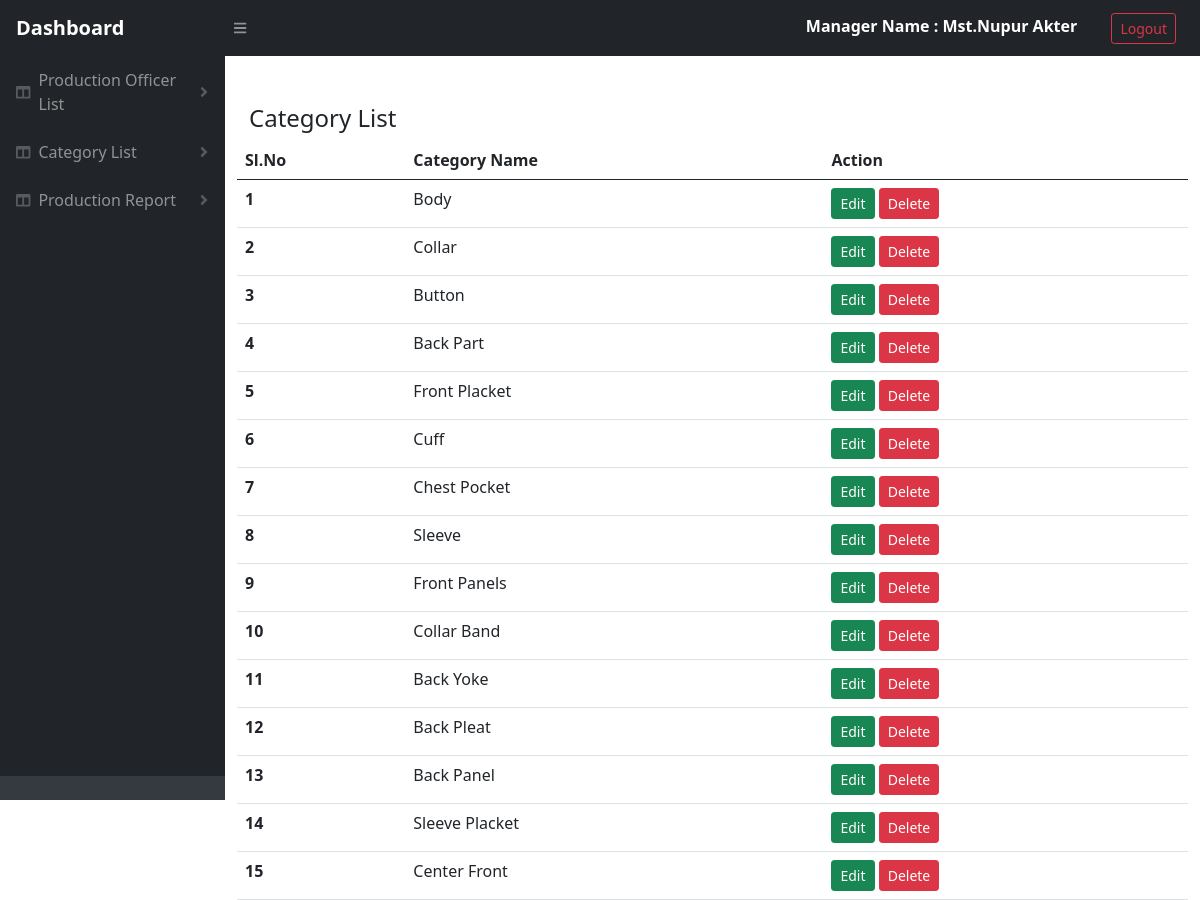
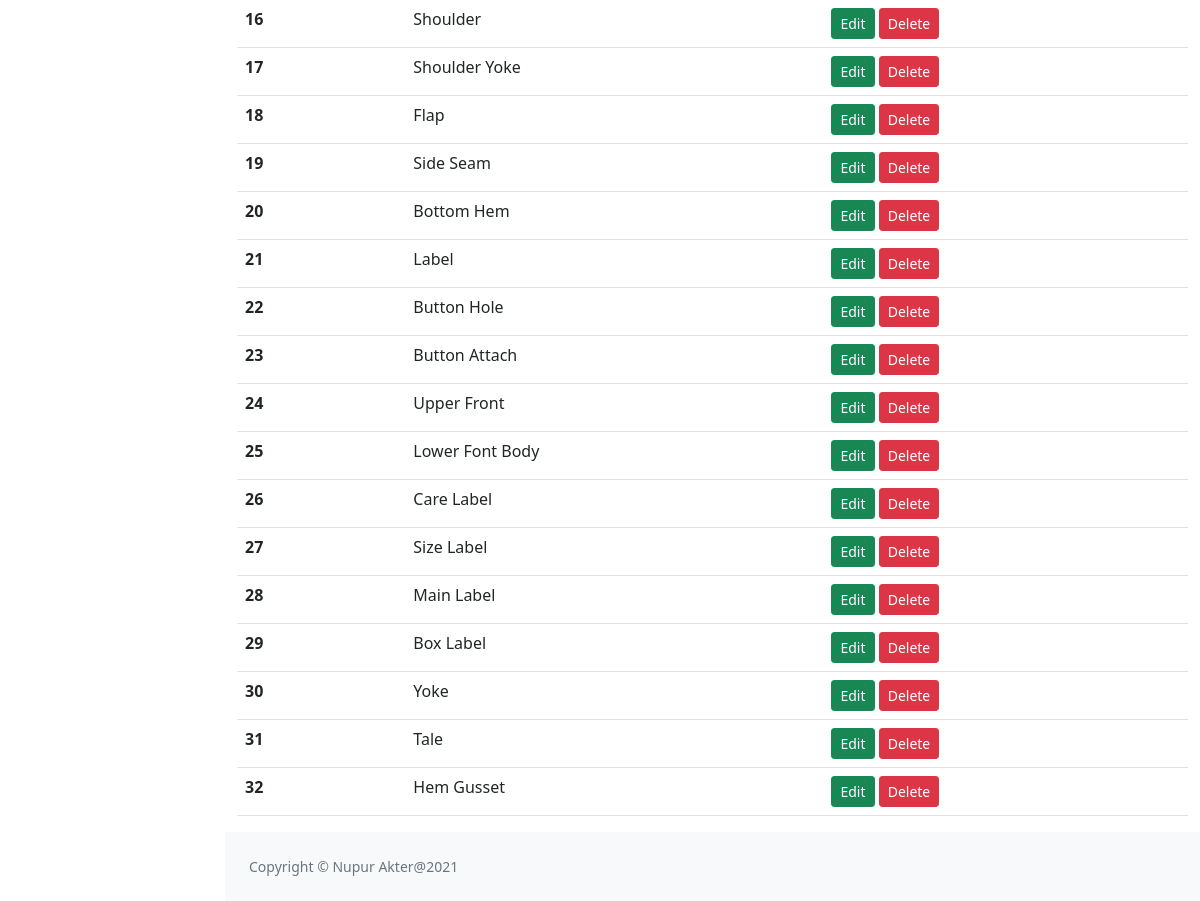
Page /old/admin/category_list.php (signed in) on the committed database (2 pictures, top to bottom).
### tables this page shows
CREATE TABLE `tbl_category` (
  `cat_id` int(11) NOT NULL,
  `category_name` varchar(200) NOT NULL
);

### old/admin/category_list.php (the view)
<?php
  require_once('header.php');
  require_once('side_bar.php');
?>
       <div id="layoutSidenav_content">
                <main>
                    <div class="container-fluid px-4">
                        <h4 class="mt-4">Category List</h4>
                        <div class="row">
                        <table class="table" id="datatablesSimple">
                                <thead>
                                   <tr>
                                      <th scope="col">Sl.No</th>
                                      <th scope="col">Category Name</th>
                                      <th scope="col">Action</th>
                                   </tr>
                                </thead>
                              <tbody>
                              <?php
                                  $selct_production=" SELECT * FROM `tbl_category`";
                                   $run = mysqli_query($con,$selct_production);
                                   if($run){
                                      $count ="1";
                                   while($res = mysqli_fetch_array($run)){  ?>
                                     <tr>
                                      <th scope="row"><?php echo $count++; ?></th>
                                      <td><?php  echo $res['category_name'];?></td>
                                      <td><a class="btn btn-success btn-sm" href="">Edit</a> <a class="btn btn-sm btn-danger" href="">Delete</a></td>
                                   </tr>
                                <?php
                                  } }
                                ?>
                          </tbody>
                    </table>
                </div>
            </div>
        </main>
<?php
  require_once('footer.php');
?>

### old/admin/header.php (shortened to what this page needs)
<!DOCTYPE html>
<html lang="en">
    <head>
        <link rel="stylesheet" href="https://stackpath.bootstrapcdn.com/bootstrap/5.0.0-alpha1/css/bootstrap.min.css">
        <link href="https://cdn.jsdelivr.net/npm/simple-datatables@latest/dist/style.css" rel="stylesheet" />
        <link href="css/styles.css" rel="stylesheet" />
    </head>
    <body class="sb-nav-fixed">
        <nav class="sb-topnav navbar navbar-expand navbar-dark bg-dark">
            <a class="navbar-brand ps-3" href="index.php"><strong> Dashboard </strong></a>
            <button class="btn btn-link btn-sm order-1 order-lg-0 me-4 me-lg-0" id="sidebarToggle" href="#!"><i class="fas fa-bars"></i></button>
            <ul class="navbar-nav ms-auto ms-md-0 me-3 me-lg-4">
                <li class="nav-item dropdown">
                  <b style="color:white; margin-right:30px">Manager Name : <?php echo $_SESSION['manager_name'];?></b> <a class="btn btn-outline-danger btn-sm" href="logout.php">Logout</a>
                </li>
            </ul>
        </nav>

### old/admin/side_bar.php (shortened to what this page needs)
<div id="layoutSidenav">
            <div id="layoutSidenav_nav">
                <nav class="sb-sidenav accordion sb-sidenav-dark" id="sidenavAccordion">
                    <div class="sb-sidenav-menu">
                        <div class="nav">
                            <a class="nav-link collapsed" href="#" data-bs-toggle="collapse" data-bs-target="#Add_student_info" aria-expanded="false" aria-controls="collapseLayouts">
                                <div class="sb-nav-link-icon"><i class="fas fa-columns"></i></div>
                                Production Officer List
                                <div class="sb-sidenav-collapse-arrow"><i class="fas fa-angle-down"></i></div>
                            </a>
                            <a class="nav-link collapsed" href="#" data-bs-toggle="collapse" data-bs-target="#category" aria-expanded="false" aria-controls="collapseLayouts">
                                <div class="sb-nav-link-icon"><i class="fas fa-columns"></i></div>
                                  Category List
                                <div class="sb-sidenav-collapse-arrow"><i class="fas fa-angle-down"></i></div>
                            </a>
                            <a class="nav-link collapsed" href="" data-bs-toggle="collapse" data-bs-target="#report" aria-expanded="false" aria-controls="collapseLayouts">
                                <div class="sb-nav-link-icon"><i class="fas fa-columns"></i></div>
                                  Production Report
                                <div class="sb-sidenav-collapse-arrow"><i class="fas fa-angle-down"></i></div>
                            </a>
                        </div>
                    </div>
                    <div class="sb-sidenav-footer">
                    </div>
                </nav>
            </div>

### old/admin/footer.php (shortened to what this page needs)
                  <footer class="py-4 bg-light mt-auto">
                    <div class="container-fluid px-4">
                        <div class="d-flex align-items-center justify-content-between small">
                            <div class="text-muted">Copyright &copy; Nupur Akter@2021</div>
                        </div>
                    </div>
                </footer>
            </div>
        </div>
    </body>
</html>

### rows in the picture
tbl_category: category_name "Body"
tbl_category: category_name "Collar"
tbl_category: category_name "Button"
tbl_category: category_name "Back Part"
tbl_category: category_name "Front Placket"
tbl_category: category_name "Cuff"
tbl_category: category_name "Chest Pocket"
tbl_category: category_name "Sleeve"
tbl_category: category_name "Front Panels"
tbl_category: category_name "Collar Band"
tbl_category: category_name "Back Yoke"
tbl_category: category_name "Back Pleat"
tbl_category: category_name "Back Panel"
tbl_category: category_name "Sleeve Placket"
tbl_category: category_name "Center Front"
tbl_category: category_name "Shoulder"
tbl_category: category_name "Shoulder Yoke"
tbl_category: category_name "Flap"
tbl_category: category_name "Side Seam"
tbl_category: category_name "Bottom Hem"
tbl_category: category_name "Label"
tbl_category: category_name "Button Hole"
tbl_category: category_name "Button Attach"
tbl_category: category_name "Upper Front"
tbl_category: category_name "Lower Font Body"
tbl_category: category_name "Care Label"
tbl_category: category_name "Size Label"
tbl_category: category_name "Main Label"
tbl_category: category_name "Box Label"
tbl_category: category_name "Yoke"
tbl_category: category_name "Tale"
tbl_category: category_name "Hem Gusset"

### other values in the picture
$_SESSION['manager_name'] "Mst.Nupur Akter"
